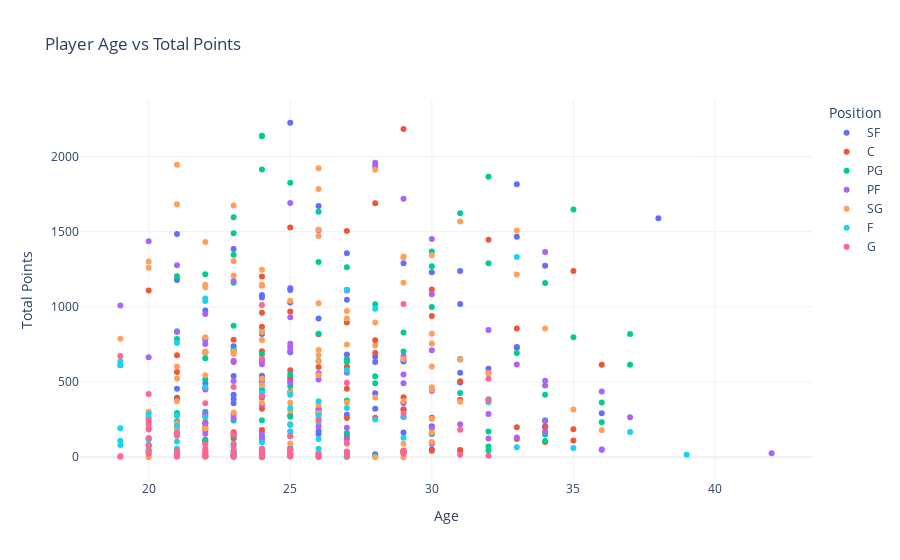
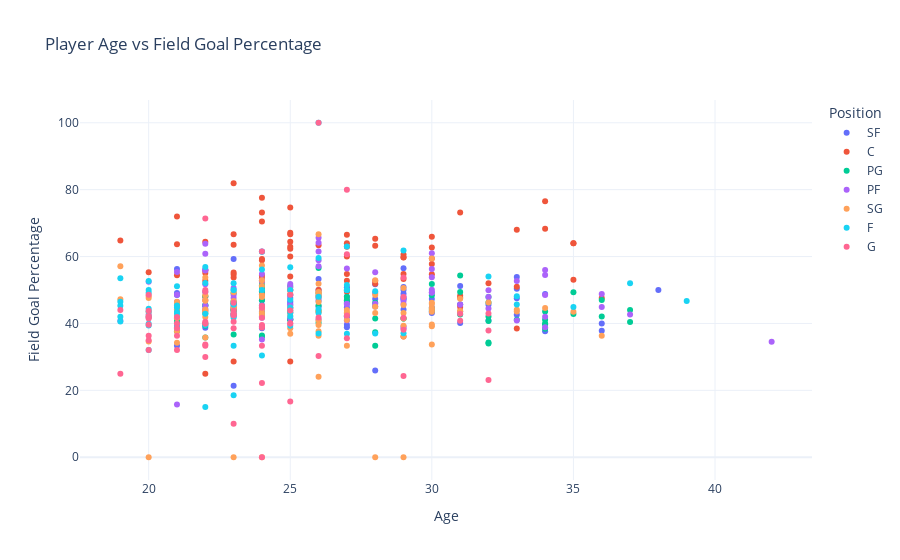
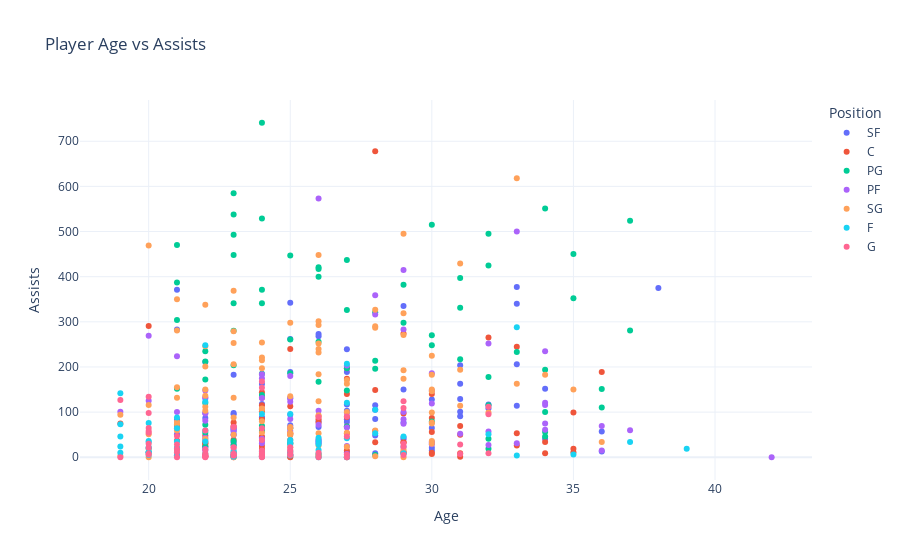

Notebook cell for these charts, in order:
### Code cell
fig_total_points = px.scatter(df, x='Age', y='Total_Points', color='Position', 
                              title='Player Age vs Total Points', 
                              labels={'Age': 'Age', 'Total_Points': 'Total Points'},
                              template='plotly_white')
fig_total_points.show()

fig_fg_percentage = px.scatter(df, x='Age', y='Field_Goal_Percentage', color='Position', 
                               title='Player Age vs Field Goal Percentage', 
                               labels={'Age': 'Age', 'Field_Goal_Percentage': 'Field Goal Percentage'},
                               template='plotly_white')
fig_fg_percentage.show()

fig_assists = px.scatter(df, x='Age', y='Assists', color='Position', 
                         title='Player Age vs Assists', 
                         labels={'Age': 'Age', 'Assists': 'Assists'},
                         template='plotly_white')
fig_assists.show()

### Figure 1 — Plotly figure (JSON) as saved in the notebook; plotly's stock layout.template omitted (floating-point values rounded to 4 significant figures)
{"data": [{"hovertemplate": "Position=SF<br>Age=%{x}<br>Total Points=%{y}<extra></extra>", "legendgroup": "SF", "marker": {"color": "#636efa", "symbol": "circle"}, "mode": "markers", "name": "SF", "orientation": "v", "showlegend": true, "type": "scatter", "x": [25, 33, 26, 38, 21, 33, 23, 27, 29, 34, 31, 30, 21, 25, 25, 24, 24, 27, 25, 31, 22, 26, 24, 23, 33, 33, 25, 22, 27, 28, 31, 27, 24, 27, 29, 29, 28, 32, 31, 32, 24, 23, 24, 25, 31, 22, 21, 28, 23, 24, 21, 23, 23, 28, 26, 29, 26, 36, 23, 27, 29, 30, 34, 26, 29, 26, 30, 22, 30, 36, 24, 29, 27, 28, 24, 21, 23], "xaxis": "x", "y": [2225, 1816, 1671, 1590, 1485, 1466, 1385, 1357, 1290, 1273, 1239, 1230, 1179, 1124, 1112, 1080, 1062, 1047, 1029, 1019, 976, 923, 820, 738, 733, 728, 698, 697, 683, 669, 654, 650, 649, 647, 647, 637, 633, 588, 562, 561, 542, 541, 529, 512, 497, 490, 455, 425, 415, 398, 395, 387, 359, 322, 319, 314, 297, 293, 287, 283, 268, 206, 205, 174, 165, 155, 155, 100, 51, 50, 46, 44, 35, 20, 20, 11, 9], "yaxis": "y"}, {"hovertemplate": "Position=C<br>Age=%{x}<br>Total Points=%{y}<extra></extra>", "legendgroup": "C", "marker": {"color": "#EF553B", "symbol": "circle"}, "mode": "markers", "name": "C", "orientation": "v", "showlegend": true, "type": "scatter", "x": [29, 28, 25, 27, 32, 35, 24, 30, 27, 20, 25, 24, 30, 27, 24, 33, 26, 23, 28, 24, 28, 21, 23, 36, 19, 27, 26, 25, 21, 25, 31, 27, 22, 25, 24, 29, 21, 31, 29, 24, 29, 25, 30, 28, 27, 22, 21, 22, 34, 33, 35, 22, 24, 24, 23, 23, 27, 23, 33, 22, 35, 34, 30, 25, 31, 29, 30, 31, 24, 24, 29, 25, 25, 23, 27, 23, 25, 22], "xaxis": "x", "y": [2183, 1690, 1529, 1505, 1447, 1239, 1203, 1115, 1113, 1109, 969, 961, 939, 897, 868, 857, 818, 781, 779, 705, 694, 679, 634, 616, 612, 602, 600, 579, 567, 532, 506, 456, 450, 435, 406, 399, 387, 383, 361, 323, 320, 279, 263, 262, 261, 233, 227, 199, 199, 199, 186, 182, 181, 178, 167, 155, 142, 125, 121, 116, 112, 102, 98, 51, 49, 43, 43, 43, 40, 36, 35, 24, 19, 12, 7, 6, 6, 6], "yaxis": "y"}, {"hovertemplate": "Position=PG<br>Age=%{x}<br>Total Points=%{y}<extra></extra>", "legendgroup": "PG", "marker": {"color": "#00cc96", "symbol": "circle"}, "mode": "markers", "name": "PG", "orientation": "v", "showlegend": true, "type": "scatter", "x": [24, 24, 24, 32, 25, 35, 26, 31, 23, 23, 30, 23, 26, 32, 30, 27, 22, 21, 23, 34, 28, 30, 23, 21, 24, 29, 26, 37, 35, 21, 22, 23, 23, 29, 33, 24, 22, 27, 31, 26, 27, 37, 25, 28, 22, 28, 25, 24, 31, 34, 32, 27, 36, 22, 21, 26, 25, 24, 34, 23, 21, 36, 22, 32, 27, 30, 34, 23, 24, 22, 24, 34, 32, 25, 32, 23, 28], "xaxis": "x", "y": [2138, 2135, 1914, 1866, 1826, 1648, 1633, 1623, 1596, 1490, 1369, 1347, 1298, 1290, 1271, 1263, 1218, 1204, 1160, 1159, 1017, 1000, 875, 838, 837, 830, 822, 819, 798, 786, 781, 715, 709, 703, 693, 685, 659, 651, 650, 641, 636, 615, 550, 539, 517, 493, 474, 450, 427, 415, 386, 378, 365, 302, 295, 291, 270, 246, 246, 244, 239, 232, 222, 171, 161, 157, 152, 142, 135, 114, 114, 108, 72, 61, 47, 41, 7], "yaxis": "y"}, {"hovertemplate": "Position=PF<br>Age=%{x}<br>Total Points=%{y}<extra></extra>", "legendgroup": "PF", "marker": {"color": "#ab63fa", "symbol": "circle"}, "mode": "markers", "name": "PF", "orientation": "v", "showlegend": true, "type": "scatter", "x": [28, 28, 29, 25, 26, 30, 20, 34, 21, 23, 24, 27, 30, 19, 22, 25, 32, 21, 22, 25, 22, 25, 30, 25, 22, 29, 20, 23, 24, 24, 33, 27, 26, 29, 26, 34, 23, 24, 25, 29, 34, 22, 30, 36, 29, 24, 26, 22, 32, 22, 37, 23, 34, 21, 22, 31, 26, 27, 30, 34, 22, 24, 33, 24, 32, 27, 30, 25, 36, 21, 42, 27, 26, 21], "xaxis": "x", "y": [1959, 1936, 1720, 1691, 1510, 1451, 1437, 1366, 1277, 1173, 1144, 1109, 1085, 1010, 953, 931, 847, 833, 791, 755, 754, 731, 712, 707, 696, 671, 666, 642, 641, 619, 617, 562, 559, 551, 518, 509, 508, 504, 497, 493, 478, 459, 441, 437, 362, 346, 321, 292, 288, 277, 266, 263, 240, 225, 224, 220, 206, 196, 195, 170, 157, 153, 132, 128, 124, 122, 89, 55, 51, 28, 27, 25, 22, 9], "yaxis": "y"}, {"hovertemplate": "Position=SG<br>Age=%{x}<br>Total Points=%{y}<extra></extra>", "legendgroup": "SG", "marker": {"color": "#FFA15A", "symbol": "circle"}, "mode": "markers", "name": "SG", "orientation": "v", "showlegend": true, "type": "scatter", "x": [21, 26, 28, 26, 21, 23, 31, 26, 33, 26, 22, 30, 29, 29, 23, 20, 20, 24, 33, 23, 29, 24, 22, 24, 22, 25, 26, 27, 27, 28, 34, 24, 30, 22, 19, 24, 30, 27, 28, 26, 23, 22, 22, 23, 23, 26, 29, 31, 26, 21, 30, 32, 22, 26, 21, 24, 24, 30, 30, 25, 28, 29, 21, 31, 27, 24, 25, 26, 35, 25, 20, 23, 26, 26, 30, 21, 25, 22, 21, 36, 25, 30, 21, 25, 30, 25, 29, 27, 22, 20, 24, 26, 26, 20, 19, 26, 23, 29, 24, 20, 28], "xaxis": "x", "y": [1946, 1922, 1913, 1784, 1683, 1675, 1568, 1515, 1509, 1471, 1431, 1344, 1335, 1329, 1306, 1302, 1260, 1247, 1216, 1209, 1160, 1148, 1148, 1140, 1130, 1041, 1025, 972, 923, 897, 856, 833, 822, 799, 789, 780, 756, 750, 743, 713, 704, 703, 698, 691, 687, 678, 654, 652, 637, 604, 604, 561, 546, 546, 524, 522, 479, 466, 449, 431, 397, 374, 372, 369, 364, 363, 362, 346, 317, 309, 302, 297, 293, 257, 255, 226, 222, 191, 189, 179, 172, 165, 143, 140, 101, 92, 89, 89, 37, 28, 25, 25, 21, 19, 9, 5, 0, 0, 0, 0, 0], "yaxis": "y"}, {"hovertemplate": "Position=F<br>Age=%{x}<br>Total Points=%{y}<extra></extra>", "legendgroup": "F", "marker": {"color": "#19d3f3", "symbol": "circle"}, "mode": "markers", "name": "F", "orientation": "v", "showlegend": true, "type": "scatter", "x": [33, 27, 22, 22, 28, 21, 19, 19, 27, 22, 24, 25, 26, 32, 25, 27, 20, 26, 21, 29, 22, 20, 28, 26, 20, 25, 21, 19, 25, 37, 21, 25, 29, 26, 20, 20, 19, 21, 24, 23, 20, 19, 20, 23, 33, 35, 21, 26, 20, 20, 23, 25, 23, 39, 24, 25, 23, 23, 23, 23, 27, 22, 27, 24, 27, 26], "xaxis": "x", "y": [1332, 1114, 1056, 1039, 987, 760, 639, 614, 578, 466, 429, 415, 372, 366, 328, 328, 288, 278, 276, 268, 266, 262, 251, 236, 216, 214, 210, 193, 172, 168, 165, 139, 130, 122, 122, 120, 110, 105, 98, 89, 85, 82, 75, 69, 66, 61, 59, 57, 46, 45, 31, 21, 20, 17, 17, 17, 16, 16, 15, 9, 7, 6, 5, 3, 2, 2], "yaxis": "y"}, {"hovertemplate": "Position=G<br>Age=%{x}<br>Total Points=%{y}<extra></extra>", "legendgroup": "G", "marker": {"color": "#FF6692", "symbol": "circle"}, "mode": "markers", "name": "G", "orientation": "v", "showlegend": true, "type": "scatter", "x": [29, 24, 19, 24, 32, 27, 23, 20, 24, 32, 22, 29, 26, 20, 20, 20, 20, 31, 21, 23, 23, 21, 25, 20, 27, 22, 23, 20, 22, 24, 24, 24, 25, 23, 25, 24, 29, 20, 21, 27, 22, 22, 21, 29, 29, 23, 20, 26, 24, 25, 31, 23, 22, 22, 32, 22, 24, 27, 25, 26, 22, 21, 23, 24, 19, 24], "xaxis": "x", "y": [1019, 1013, 673, 654, 522, 496, 467, 420, 407, 379, 360, 290, 247, 246, 227, 193, 184, 183, 163, 154, 151, 145, 141, 128, 95, 87, 85, 78, 56, 56, 53, 52, 50, 45, 44, 44, 44, 42, 42, 38, 36, 30, 28, 26, 24, 24, 23, 22, 21, 20, 17, 15, 14, 13, 10, 10, 9, 9, 5, 4, 4, 4, 3, 3, 3, 2], "yaxis": "y"}], "layout": {"legend": {"title": {"text": "Position"}, "tracegroupgap": 0}, "title": {"text": "Player Age vs Total Points"}, "xaxis": {"anchor": "y", "domain": [0, 1], "title": {"text": "Age"}}, "yaxis": {"anchor": "x", "domain": [0, 1], "title": {"text": "Total Points"}}}}

### Figure 2 — Plotly figure (JSON) as saved in the notebook; plotly's stock layout.template omitted (floating-point values rounded to 4 significant figures)
{"data": [{"hovertemplate": "Position=SF<br>Age=%{x}<br>Field Goal Percentage=%{y}<extra></extra>", "legendgroup": "SF", "marker": {"color": "#636efa", "symbol": "circle"}, "mode": "markers", "name": "SF", "orientation": "v", "showlegend": true, "type": "scatter", "x": [25, 33, 26, 38, 21, 33, 23, 27, 29, 34, 31, 30, 21, 25, 25, 24, 24, 27, 25, 31, 22, 26, 24, 23, 33, 33, 25, 22, 27, 28, 31, 27, 24, 27, 29, 29, 28, 32, 31, 32, 24, 23, 24, 25, 31, 22, 21, 28, 23, 24, 21, 23, 23, 28, 26, 29, 26, 36, 23, 27, 29, 30, 34, 26, 29, 26, 30, 22, 30, 36, 24, 29, 27, 28, 24, 21, 23], "xaxis": "x", "y": [46.6, 50.4, 46.8, 50, 48.5, 53.9, 45.2, 44.8, 47.5, 48.8, 51.2, 47.3, 45.6, 47.6, 48.4, 48.7, 42.2, 39.6, 46.1, 40.1, 45.3, 48.3, 49.7, 42.7, 47.5, 42.6, 43.3, 43.7, 46.4, 45.1, 45.7, 47, 46.9, 50.8, 50.9, 44.2, 47.3, 45.6, 45.7, 40.9, 43.6, 43, 39.1, 45.5, 43.6, 49.4, 56.3, 51.7, 45.8, 38.6, 49.1, 44.6, 44.2, 49.1, 50, 48.9, 47.6, 37.8, 59.3, 48, 47.2, 43.1, 37.7, 53.3, 56.5, 45.1, 44.8, 38.7, 43.5, 40, 42.1, 50, 38.9, 25.9, 61.5, 33.3, 21.4], "yaxis": "y"}, {"hovertemplate": "Position=C<br>Age=%{x}<br>Field Goal Percentage=%{y}<extra></extra>", "legendgroup": "C", "marker": {"color": "#EF553B", "symbol": "circle"}, "mode": "markers", "name": "C", "orientation": "v", "showlegend": true, "type": "scatter", "x": [29, 28, 25, 27, 32, 35, 24, 30, 27, 20, 25, 24, 30, 27, 24, 33, 26, 23, 28, 24, 28, 21, 23, 36, 19, 27, 26, 25, 21, 25, 31, 27, 22, 25, 24, 29, 21, 31, 29, 24, 29, 25, 30, 28, 27, 22, 21, 22, 34, 33, 35, 22, 24, 24, 23, 23, 27, 23, 33, 22, 35, 34, 30, 25, 31, 29, 30, 31, 24, 24, 29, 25, 25, 23, 27, 23, 25, 22], "xaxis": "x", "y": [54.8, 63.2, 54, 49.8, 52, 53.1, 58.9, 54.7, 54.8, 55.3, 64.4, 70.5, 65.9, 62.9, 52.5, 68, 63.4, 53.7, 65.3, 73.2, 51.9, 72, 54.6, 47.6, 64.8, 49.5, 50, 62.3, 44.2, 62.9, 73.2, 52.8, 55.8, 67.1, 53.5, 60.6, 63.7, 44.9, 59.7, 48.5, 59.8, 74.7, 57.8, 52.7, 66.5, 55.1, 54.4, 64.4, 76.5, 51, 64, 48, 54.3, 77.6, 55.2, 63.5, 64, 81.9, 38.5, 52.8, 64, 68.3, 62.7, 60, 47.7, 53.3, 59.4, 48.3, 59.3, 50, 36.1, 66.7, 50, 66.7, 60, 28.6, 28.6, 25], "yaxis": "y"}, {"hovertemplate": "Position=PG<br>Age=%{x}<br>Field Goal Percentage=%{y}<extra></extra>", "legendgroup": "PG", "marker": {"color": "#00cc96", "symbol": "circle"}, "mode": "markers", "name": "PG", "orientation": "v", "showlegend": true, "type": "scatter", "x": [24, 24, 24, 32, 25, 35, 26, 31, 23, 23, 30, 23, 26, 32, 30, 27, 22, 21, 23, 34, 28, 30, 23, 21, 24, 29, 26, 37, 35, 21, 22, 23, 23, 29, 33, 24, 22, 27, 31, 26, 27, 37, 25, 28, 22, 28, 25, 24, 31, 34, 32, 27, 36, 22, 21, 26, 25, 24, 34, 23, 21, 36, 22, 32, 27, 30, 34, 23, 24, 22, 24, 34, 32, 25, 32, 23, 28], "xaxis": "x", "y": [49.6, 51, 42.9, 46.3, 51.2, 49.3, 49.1, 49.4, 46.6, 46.2, 43.8, 43.9, 45.4, 47.9, 44.4, 46.9, 48.1, 41.6, 49, 43.6, 46.2, 48.4, 45.9, 41.1, 51.4, 41.5, 43.8, 44, 42.8, 37.7, 45.4, 44.3, 44.1, 41.5, 41.1, 50.6, 39.9, 42.3, 54.3, 40.2, 48, 40.4, 41.1, 37.4, 39.3, 41.5, 41.2, 45.4, 42.7, 40, 40.7, 46.1, 42.1, 43, 40.2, 56.6, 41.2, 36, 41.1, 36.7, 41.5, 47, 35.8, 34.3, 42.1, 51.8, 38.4, 42.3, 36.4, 45.5, 46.9, 39.7, 42.1, 43.9, 34, 43.9, 33.3], "yaxis": "y"}, {"hovertemplate": "Position=PF<br>Age=%{x}<br>Field Goal Percentage=%{y}<extra></extra>", "legendgroup": "PF", "marker": {"color": "#ab63fa", "symbol": "circle"}, "mode": "markers", "name": "PF", "orientation": "v", "showlegend": true, "type": "scatter", "x": [28, 28, 29, 25, 26, 30, 20, 34, 21, 23, 24, 27, 30, 19, 22, 25, 32, 21, 22, 25, 22, 25, 30, 25, 22, 29, 20, 23, 24, 24, 33, 27, 26, 29, 26, 34, 23, 24, 25, 29, 34, 22, 30, 36, 29, 24, 26, 22, 32, 22, 37, 23, 34, 21, 22, 31, 26, 27, 30, 34, 22, 24, 33, 24, 32, 27, 30, 25, 36, 21, 42, 27, 26, 21], "xaxis": "x", "y": [55.3, 45.9, 48, 49.9, 61.5, 56.3, 42.7, 56, 55.4, 50.6, 44.4, 56.4, 50.1, 40.8, 51.7, 50.8, 49.9, 46.4, 63.8, 45.5, 60.8, 51.8, 49.3, 48.6, 47, 38.6, 52.5, 47.6, 45.4, 54.8, 52.7, 45.8, 65.6, 39.1, 64.1, 38.9, 48.5, 52.9, 44.6, 46.7, 42, 56, 61, 48.8, 45.8, 41.7, 58.9, 44.4, 44.5, 56.1, 42.7, 42.2, 54.5, 48.6, 45.4, 45.6, 41.2, 40.9, 53.8, 48.5, 55.8, 52.7, 40.9, 35.2, 47.9, 42.1, 49.2, 41.5, 44.9, 39.3, 34.5, 45.8, 57.1, 15.8], "yaxis": "y"}, {"hovertemplate": "Position=SG<br>Age=%{x}<br>Field Goal Percentage=%{y}<extra></extra>", "legendgroup": "SG", "marker": {"color": "#FFA15A", "symbol": "circle"}, "mode": "markers", "name": "SG", "orientation": "v", "showlegend": true, "type": "scatter", "x": [21, 26, 28, 26, 21, 23, 31, 26, 33, 26, 22, 30, 29, 29, 23, 20, 20, 24, 33, 23, 29, 24, 22, 24, 22, 25, 26, 27, 27, 28, 34, 24, 30, 22, 19, 24, 30, 27, 28, 26, 23, 22, 22, 23, 23, 26, 29, 31, 26, 21, 30, 32, 22, 26, 21, 24, 24, 30, 30, 25, 28, 29, 21, 31, 27, 24, 25, 26, 35, 25, 20, 23, 26, 26, 30, 21, 25, 22, 21, 36, 25, 30, 21, 25, 30, 25, 29, 27, 22, 20, 24, 26, 26, 20, 19, 26, 23, 29, 24, 20, 28], "xaxis": "x", "y": [45.9, 48.4, 48.5, 49.1, 41.6, 43, 43.7, 46.4, 43.6, 49.4, 43.4, 45.8, 39.3, 41.5, 44.7, 43.4, 48.2, 47.9, 44.1, 44.8, 50.6, 43.3, 48.4, 48.5, 44.2, 44.8, 39.5, 43.1, 41, 43.1, 44.6, 52.9, 46.2, 46.8, 47.2, 42.5, 44.7, 44, 52.9, 51.9, 44.8, 43.9, 41.9, 44.1, 49.3, 43.5, 43.1, 43.6, 47.9, 44.1, 44.2, 46.3, 53.7, 49.2, 41.9, 57.3, 51.2, 39.2, 39.7, 42.3, 45, 45.5, 46.5, 47.4, 43.1, 44.4, 36.9, 37.7, 43.5, 48.8, 47.6, 46.7, 43.5, 36.3, 43.5, 34.2, 44.5, 35.8, 37.6, 36.3, 38.6, 33.7, 41.8, 43.2, 59.4, 50, 36.1, 33.3, 46.9, 34.6, 45, 40.9, 24.1, 42.1, 57.1, 66.7, 0, 0, 0, 0, 0], "yaxis": "y"}, {"hovertemplate": "Position=F<br>Age=%{x}<br>Field Goal Percentage=%{y}<extra></extra>", "legendgroup": "F", "marker": {"color": "#19d3f3", "symbol": "circle"}, "mode": "markers", "name": "F", "orientation": "v", "showlegend": true, "type": "scatter", "x": [33, 27, 22, 22, 28, 21, 19, 19, 27, 22, 24, 25, 26, 32, 25, 27, 20, 26, 21, 29, 22, 20, 28, 26, 20, 25, 21, 19, 25, 37, 21, 25, 29, 26, 20, 20, 19, 21, 24, 23, 20, 19, 20, 23, 33, 35, 21, 26, 20, 20, 23, 25, 23, 39, 24, 25, 23, 23, 23, 23, 27, 22, 27, 24, 27, 26], "xaxis": "x", "y": [45.7, 51.5, 52.1, 56.9, 49.6, 44.8, 46.5, 45.3, 63, 42.9, 61.4, 47.1, 59.6, 54, 44.8, 36.9, 43.6, 44.3, 43.4, 37.1, 39.5, 39.9, 37, 43.1, 41.9, 39.3, 42.9, 42, 43.2, 52, 45.4, 56.8, 61.8, 37, 39.4, 52.7, 53.5, 38.9, 56.1, 52, 44.4, 40.6, 49.2, 45.6, 48.1, 44.9, 51.1, 48, 50, 32.1, 42.9, 42.1, 50, 46.7, 30.4, 50, 18.5, 50, 41.7, 33.3, 50, 15, 50, 50, 50, 100], "yaxis": "y"}, {"hovertemplate": "Position=G<br>Age=%{x}<br>Field Goal Percentage=%{y}<extra></extra>", "legendgroup": "G", "marker": {"color": "#FF6692", "symbol": "circle"}, "mode": "markers", "name": "G", "orientation": "v", "showlegend": true, "type": "scatter", "x": [29, 24, 19, 24, 32, 27, 23, 20, 24, 32, 22, 29, 26, 20, 20, 20, 20, 31, 21, 23, 23, 21, 25, 20, 27, 22, 23, 20, 22, 24, 24, 24, 25, 23, 25, 24, 29, 20, 21, 27, 22, 22, 21, 29, 29, 23, 20, 26, 24, 25, 31, 23, 22, 22, 32, 22, 24, 27, 25, 26, 22, 21, 23, 24, 19, 24], "xaxis": "x", "y": [47.9, 38.8, 44, 44.8, 43, 42.4, 42.7, 43.8, 44.8, 37.9, 49.5, 53.7, 41.8, 39.6, 41.8, 36.3, 32.1, 40.8, 38.6, 42.4, 40.5, 36.3, 43.9, 41.5, 35.6, 33.7, 46.2, 42.2, 50, 45.2, 61.5, 41.7, 48.6, 38.6, 40, 39.5, 41.7, 48.6, 41.9, 60.7, 40.5, 30, 32.1, 24.3, 38.1, 43.8, 35, 30.3, 39.1, 40, 42.9, 42.9, 33.3, 71.4, 23.1, 40, 22.2, 80, 16.7, 100, 40, 40, 10, 33.3, 25, 0], "yaxis": "y"}], "layout": {"legend": {"title": {"text": "Position"}, "tracegroupgap": 0}, "title": {"text": "Player Age vs Field Goal Percentage"}, "xaxis": {"anchor": "y", "domain": [0, 1], "title": {"text": "Age"}}, "yaxis": {"anchor": "x", "domain": [0, 1], "title": {"text": "Field Goal Percentage"}}}}

### Figure 3 — Plotly figure (JSON) as saved in the notebook; plotly's stock layout.template omitted (floating-point values rounded to 4 significant figures)
{"data": [{"hovertemplate": "Position=SF<br>Age=%{x}<br>Assists=%{y}<extra></extra>", "legendgroup": "SF", "marker": {"color": "#636efa", "symbol": "circle"}, "mode": "markers", "name": "SF", "orientation": "v", "showlegend": true, "type": "scatter", "x": [25, 33, 26, 38, 21, 33, 23, 27, 29, 34, 31, 30, 21, 25, 25, 24, 24, 27, 25, 31, 22, 26, 24, 23, 33, 33, 25, 22, 27, 28, 31, 27, 24, 27, 29, 29, 28, 32, 31, 32, 24, 23, 24, 25, 31, 22, 21, 28, 23, 24, 21, 23, 23, 28, 26, 29, 26, 36, 23, 27, 29, 30, 34, 26, 29, 26, 30, 22, 30, 36, 24, 29, 27, 28, 24, 21, 23], "xaxis": "x", "y": [342, 377, 273, 375, 283, 340, 183, 239, 150, 152, 204, 128, 371, 131, 262, 65, 118, 189, 94, 129, 98, 268, 87, 98, 206, 114, 189, 211, 117, 115, 91, 78, 162, 103, 335, 77, 85, 117, 101, 108, 88, 95, 105, 71, 163, 87, 51, 105, 33, 44, 83, 57, 50, 48, 34, 40, 80, 57, 27, 84, 44, 21, 41, 67, 23, 31, 65, 23, 15, 13, 13, 8, 11, 9, 2, 4, 3], "yaxis": "y"}, {"hovertemplate": "Position=C<br>Age=%{x}<br>Assists=%{y}<extra></extra>", "legendgroup": "C", "marker": {"color": "#EF553B", "symbol": "circle"}, "mode": "markers", "name": "C", "orientation": "v", "showlegend": true, "type": "scatter", "x": [29, 28, 25, 27, 32, 35, 24, 30, 27, 20, 25, 24, 30, 27, 24, 33, 26, 23, 28, 24, 28, 21, 23, 36, 19, 27, 26, 25, 21, 25, 31, 27, 22, 25, 24, 29, 21, 31, 29, 24, 29, 25, 30, 28, 27, 22, 21, 22, 34, 33, 35, 22, 24, 24, 23, 23, 27, 23, 33, 22, 35, 34, 30, 25, 31, 29, 30, 31, 24, 24, 29, 25, 25, 23, 27, 23, 25, 22], "xaxis": "x", "y": [274, 678, 240, 174, 265, 99, 115, 140, 89, 291, 113, 144, 87, 197, 132, 245, 77, 77, 58, 84, 149, 69, 69, 189, 75, 140, 84, 31, 70, 38, 69, 68, 30, 53, 102, 33, 18, 50, 97, 46, 33, 50, 56, 33, 53, 34, 37, 48, 34, 26, 11, 31, 18, 25, 39, 4, 15, 11, 53, 25, 19, 9, 10, 10, 9, 12, 7, 1, 2, 4, 10, 4, 1, 1, 0, 0, 0, 3], "yaxis": "y"}, {"hovertemplate": "Position=PG<br>Age=%{x}<br>Assists=%{y}<extra></extra>", "legendgroup": "PG", "marker": {"color": "#00cc96", "symbol": "circle"}, "mode": "markers", "name": "PG", "orientation": "v", "showlegend": true, "type": "scatter", "x": [24, 24, 24, 32, 25, 35, 26, 31, 23, 23, 30, 23, 26, 32, 30, 27, 22, 21, 23, 34, 28, 30, 23, 21, 24, 29, 26, 37, 35, 21, 22, 23, 23, 29, 33, 24, 22, 27, 31, 26, 27, 37, 25, 28, 22, 28, 25, 24, 31, 34, 32, 27, 36, 22, 21, 26, 25, 24, 34, 23, 21, 36, 22, 32, 27, 30, 34, 23, 24, 22, 24, 34, 32, 25, 32, 23, 28], "xaxis": "x", "y": [529, 371, 741, 425, 447, 352, 421, 331, 493, 538, 515, 280, 400, 495, 270, 437, 212, 387, 585, 551, 321, 248, 448, 304, 341, 298, 417, 524, 450, 470, 235, 204, 341, 382, 233, 138, 172, 197, 397, 167, 326, 281, 186, 196, 120, 214, 261, 185, 217, 194, 178, 68, 151, 54, 152, 256, 64, 70, 56, 63, 72, 110, 72, 115, 148, 79, 46, 36, 58, 23, 58, 100, 19, 31, 41, 27, 5], "yaxis": "y"}, {"hovertemplate": "Position=PF<br>Age=%{x}<br>Assists=%{y}<extra></extra>", "legendgroup": "PF", "marker": {"color": "#ab63fa", "symbol": "circle"}, "mode": "markers", "name": "PF", "orientation": "v", "showlegend": true, "type": "scatter", "x": [28, 28, 29, 25, 26, 30, 20, 34, 21, 23, 24, 27, 30, 19, 22, 25, 32, 21, 22, 25, 22, 25, 30, 25, 22, 29, 20, 23, 24, 24, 33, 27, 26, 29, 26, 34, 23, 24, 25, 29, 34, 22, 30, 36, 29, 24, 26, 22, 32, 22, 37, 23, 34, 21, 22, 31, 26, 27, 30, 34, 22, 24, 33, 24, 32, 27, 30, 25, 36, 21, 42, 27, 26, 21], "xaxis": "x", "y": [359, 316, 415, 123, 573, 148, 269, 235, 224, 60, 175, 203, 186, 101, 148, 85, 252, 100, 81, 130, 133, 180, 29, 58, 97, 283, 125, 66, 131, 184, 500, 66, 72, 100, 103, 116, 50, 36, 66, 84, 121, 130, 119, 69, 74, 41, 40, 43, 57, 18, 60, 62, 75, 64, 38, 52, 37, 98, 34, 61, 15, 31, 31, 37, 27, 25, 32, 6, 15, 3, 0, 7, 3, 4], "yaxis": "y"}, {"hovertemplate": "Position=SG<br>Age=%{x}<br>Assists=%{y}<extra></extra>", "legendgroup": "SG", "marker": {"color": "#FFA15A", "symbol": "circle"}, "mode": "markers", "name": "SG", "orientation": "v", "showlegend": true, "type": "scatter", "x": [21, 26, 28, 26, 21, 23, 31, 26, 33, 26, 22, 30, 29, 29, 23, 20, 20, 24, 33, 23, 29, 24, 22, 24, 22, 25, 26, 27, 27, 28, 34, 24, 30, 22, 19, 24, 30, 27, 28, 26, 23, 22, 22, 23, 23, 26, 29, 31, 26, 21, 30, 32, 22, 26, 21, 24, 24, 30, 30, 25, 28, 29, 21, 31, 27, 24, 25, 26, 35, 25, 20, 23, 26, 26, 30, 21, 25, 22, 21, 36, 25, 30, 21, 25, 30, 25, 29, 27, 22, 20, 24, 26, 26, 20, 19, 26, 23, 29, 24, 20, 28], "xaxis": "x", "y": [350, 301, 327, 232, 281, 369, 429, 448, 163, 293, 201, 225, 495, 319, 253, 116, 469, 254, 618, 279, 271, 106, 112, 221, 338, 298, 124, 54, 171, 287, 183, 215, 183, 150, 94, 197, 150, 163, 290, 184, 132, 136, 246, 88, 206, 252, 174, 114, 240, 78, 99, 99, 103, 91, 155, 55, 80, 77, 146, 67, 59, 193, 73, 194, 100, 108, 64, 93, 150, 135, 51, 50, 53, 26, 75, 132, 53, 41, 59, 34, 53, 36, 20, 22, 30, 50, 17, 23, 8, 18, 9, 5, 6, 11, 3, 1, 0, 0, 1, 0, 2], "yaxis": "y"}, {"hovertemplate": "Position=F<br>Age=%{x}<br>Assists=%{y}<extra></extra>", "legendgroup": "F", "marker": {"color": "#19d3f3", "symbol": "circle"}, "mode": "markers", "name": "F", "orientation": "v", "showlegend": true, "type": "scatter", "x": [33, 27, 22, 22, 28, 21, 19, 19, 27, 22, 24, 25, 26, 32, 25, 27, 20, 26, 21, 29, 22, 20, 28, 26, 20, 25, 21, 19, 25, 37, 21, 25, 29, 26, 20, 20, 19, 21, 24, 23, 20, 19, 20, 23, 33, 35, 21, 26, 20, 20, 23, 25, 23, 39, 24, 25, 23, 23, 23, 23, 27, 22, 27, 24, 27, 26], "xaxis": "x", "y": [288, 121, 248, 123, 105, 88, 73, 142, 207, 59, 96, 96, 36, 51, 33, 42, 76, 28, 64, 46, 35, 36, 53, 43, 34, 28, 35, 46, 38, 34, 10, 13, 9, 16, 11, 20, 24, 21, 12, 10, 22, 10, 11, 15, 4, 6, 4, 8, 5, 11, 3, 4, 4, 19, 4, 5, 4, 7, 1, 4, 1, 7, 0, 1, 1, 0], "yaxis": "y"}, {"hovertemplate": "Position=G<br>Age=%{x}<br>Assists=%{y}<extra></extra>", "legendgroup": "G", "marker": {"color": "#FF6692", "symbol": "circle"}, "mode": "markers", "name": "G", "orientation": "v", "showlegend": true, "type": "scatter", "x": [29, 24, 19, 24, 32, 27, 23, 20, 24, 32, 22, 29, 26, 20, 20, 20, 20, 31, 21, 23, 23, 21, 25, 20, 27, 22, 23, 20, 22, 24, 24, 24, 25, 23, 25, 24, 29, 20, 21, 27, 22, 22, 21, 29, 29, 23, 20, 26, 24, 25, 31, 23, 22, 22, 32, 22, 24, 27, 25, 26, 22, 21, 23, 24, 19, 24], "xaxis": "x", "y": [109, 154, 127, 64, 95, 90, 67, 65, 168, 112, 59, 124, 89, 54, 134, 30, 98, 28, 28, 22, 67, 47, 16, 21, 46, 8, 21, 58, 2, 15, 10, 38, 14, 4, 22, 6, 30, 8, 18, 6, 17, 4, 11, 23, 5, 6, 6, 10, 2, 6, 7, 4, 2, 1, 9, 2, 3, 0, 5, 0, 0, 0, 8, 7, 0, 0], "yaxis": "y"}], "layout": {"legend": {"title": {"text": "Position"}, "tracegroupgap": 0}, "title": {"text": "Player Age vs Assists"}, "xaxis": {"anchor": "y", "domain": [0, 1], "title": {"text": "Age"}}, "yaxis": {"anchor": "x", "domain": [0, 1], "title": {"text": "Assists"}}}}
